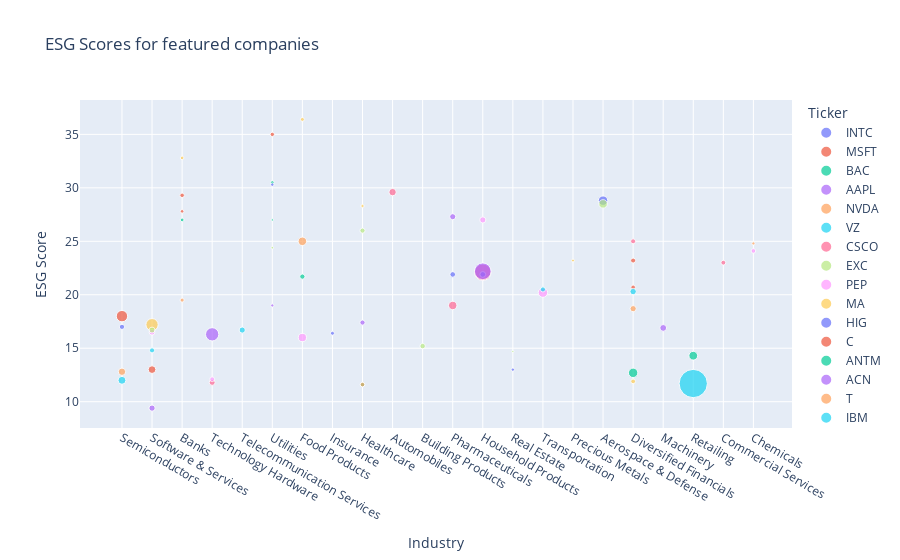

This figure's notebook cell:
### Code cell
fig = px.scatter(esg_info_df, x="peerGroup", y="totalScore", color="Ticker",
                 size='returnOnEquity', hover_data=['totalScore'],
                 title = 'ESG Scores for featured companies',
                  labels={ # replaces default labels by column name
                "peerGroup": "Industry",  "totalScore": "ESG Score"
            },)
fig.show()

### Figure 1 — Plotly figure (JSON) as saved in the notebook; plotly's stock layout.template omitted (floating-point values rounded to 4 significant figures)
{"data": [{"hovertemplate": "Ticker=INTC<br>Industry=%{x}<br>ESG Score=%{y}<br>returnOnEquity=%{marker.size}<extra></extra>", "legendgroup": "INTC", "marker": {"color": "#636efa", "size": [0.2252], "sizemode": "area", "sizeref": 0.01645, "symbol": "circle"}, "mode": "markers", "name": "INTC", "orientation": "v", "showlegend": true, "type": "scatter", "x": ["Semiconductors"], "xaxis": "x", "y": [17], "yaxis": "y"}, {"hovertemplate": "Ticker=MSFT<br>Industry=%{x}<br>ESG Score=%{y}<br>returnOnEquity=%{marker.size}<extra></extra>", "legendgroup": "MSFT", "marker": {"color": "#EF553B", "size": [0.4905], "sizemode": "area", "sizeref": 0.01645, "symbol": "circle"}, "mode": "markers", "name": "MSFT", "orientation": "v", "showlegend": true, "type": "scatter", "x": ["Software & Services"], "xaxis": "x", "y": [13], "yaxis": "y"}, {"hovertemplate": "Ticker=BAC<br>Industry=%{x}<br>ESG Score=%{y}<br>returnOnEquity=%{marker.size}<extra></extra>", "legendgroup": "BAC", "marker": {"color": "#00cc96", "size": [0.1178], "sizemode": "area", "sizeref": 0.01645, "symbol": "circle"}, "mode": "markers", "name": "BAC", "orientation": "v", "showlegend": true, "type": "scatter", "x": ["Banks"], "xaxis": "x", "y": [27], "yaxis": "y"}, {"hovertemplate": "Ticker=AAPL<br>Industry=%{x}<br>ESG Score=%{y}<br>returnOnEquity=%{marker.size}<extra></extra>", "legendgroup": "AAPL", "marker": {"color": "#ab63fa", "size": [1.456], "sizemode": "area", "sizeref": 0.01645, "symbol": "circle"}, "mode": "markers", "name": "AAPL", "orientation": "v", "showlegend": true, "type": "scatter", "x": ["Technology Hardware"], "xaxis": "x", "y": [16.3], "yaxis": "y"}, {"hovertemplate": "Ticker=NVDA<br>Industry=%{x}<br>ESG Score=%{y}<br>returnOnEquity=%{marker.size}<extra></extra>", "legendgroup": "NVDA", "marker": {"color": "#FFA15A", "size": [0.4483], "sizemode": "area", "sizeref": 0.01645, "symbol": "circle"}, "mode": "markers", "name": "NVDA", "orientation": "v", "showlegend": true, "type": "scatter", "x": ["Semiconductors"], "xaxis": "x", "y": [12.8], "yaxis": "y"}, {"hovertemplate": "Ticker=VZ<br>Industry=%{x}<br>ESG Score=%{y}<br>returnOnEquity=%{marker.size}<extra></extra>", "legendgroup": "VZ", "marker": {"color": "#19d3f3", "size": [0.3117], "sizemode": "area", "sizeref": 0.01645, "symbol": "circle"}, "mode": "markers", "name": "VZ", "orientation": "v", "showlegend": true, "type": "scatter", "x": ["Telecommunication Services"], "xaxis": "x", "y": [16.7], "yaxis": "y"}, {"hovertemplate": "Ticker=CSCO<br>Industry=%{x}<br>ESG Score=%{y}<br>returnOnEquity=%{marker.size}<extra></extra>", "legendgroup": "CSCO", "marker": {"color": "#FF6692", "size": [0.2819], "sizemode": "area", "sizeref": 0.01645, "symbol": "circle"}, "mode": "markers", "name": "CSCO", "orientation": "v", "showlegend": true, "type": "scatter", "x": ["Technology Hardware"], "xaxis": "x", "y": [11.8], "yaxis": "y"}, {"hovertemplate": "Ticker=EXC<br>Industry=%{x}<br>ESG Score=%{y}<br>returnOnEquity=%{marker.size}<extra></extra>", "legendgroup": "EXC", "marker": {"color": "#B6E880", "size": [0.05409], "sizemode": "area", "sizeref": 0.01645, "symbol": "circle"}, "mode": "markers", "name": "EXC", "orientation": "v", "showlegend": true, "type": "scatter", "x": ["Utilities"], "xaxis": "x", "y": [24.4], "yaxis": "y"}, {"hovertemplate": "Ticker=PEP<br>Industry=%{x}<br>ESG Score=%{y}<br>returnOnEquity=%{marker.size}<extra></extra>", "legendgroup": "PEP", "marker": {"color": "#FF97FF", "size": [0.5541], "sizemode": "area", "sizeref": 0.01645, "symbol": "circle"}, "mode": "markers", "name": "PEP", "orientation": "v", "showlegend": true, "type": "scatter", "x": ["Food Products"], "xaxis": "x", "y": [16], "yaxis": "y"}, {"hovertemplate": "Ticker=MA<br>Industry=%{x}<br>ESG Score=%{y}<br>returnOnEquity=%{marker.size}<extra></extra>", "legendgroup": "MA", "marker": {"color": "#FECB52", "size": [1.247], "sizemode": "area", "sizeref": 0.01645, "symbol": "circle"}, "mode": "markers", "name": "MA", "orientation": "v", "showlegend": true, "type": "scatter", "x": ["Software & Services"], "xaxis": "x", "y": [17.2], "yaxis": "y"}, {"hovertemplate": "Ticker=HIG<br>Industry=%{x}<br>ESG Score=%{y}<br>returnOnEquity=%{marker.size}<extra></extra>", "legendgroup": "HIG", "marker": {"color": "#636efa", "size": [0.13], "sizemode": "area", "sizeref": 0.01645, "symbol": "circle"}, "mode": "markers", "name": "HIG", "orientation": "v", "showlegend": true, "type": "scatter", "x": ["Insurance"], "xaxis": "x", "y": [16.4], "yaxis": "y"}, {"hovertemplate": "Ticker=C<br>Industry=%{x}<br>ESG Score=%{y}<br>returnOnEquity=%{marker.size}<extra></extra>", "legendgroup": "C", "marker": {"color": "#EF553B", "size": [0.1093], "sizemode": "area", "sizeref": 0.01645, "symbol": "circle"}, "mode": "markers", "name": "C", "orientation": "v", "showlegend": true, "type": "scatter", "x": ["Banks"], "xaxis": "x", "y": [27.8], "yaxis": "y"}, {"hovertemplate": "Ticker=ANTM<br>Industry=%{x}<br>ESG Score=%{y}<br>returnOnEquity=%{marker.size}<extra></extra>", "legendgroup": "ANTM", "marker": {"color": "#00cc96", "size": [0.1583], "sizemode": "area", "sizeref": 0.01645, "symbol": "circle"}, "mode": "markers", "name": "ANTM", "orientation": "v", "showlegend": true, "type": "scatter", "x": ["Healthcare"], "xaxis": "x", "y": [11.6], "yaxis": "y"}, {"hovertemplate": "Ticker=ACN<br>Industry=%{x}<br>ESG Score=%{y}<br>returnOnEquity=%{marker.size}<extra></extra>", "legendgroup": "ACN", "marker": {"color": "#ab63fa", "size": [0.3195], "sizemode": "area", "sizeref": 0.01645, "symbol": "circle"}, "mode": "markers", "name": "ACN", "orientation": "v", "showlegend": true, "type": "scatter", "x": ["Software & Services"], "xaxis": "x", "y": [9.4], "yaxis": "y"}, {"hovertemplate": "Ticker=T<br>Industry=%{x}<br>ESG Score=%{y}<br>returnOnEquity=%{marker.size}<extra></extra>", "legendgroup": "T", "marker": {"color": "#FFA15A", "size": [0.01368], "sizemode": "area", "sizeref": 0.01645, "symbol": "circle"}, "mode": "markers", "name": "T", "orientation": "v", "showlegend": true, "type": "scatter", "x": ["Telecommunication Services"], "xaxis": "x", "y": [22.2], "yaxis": "y"}, {"hovertemplate": "Ticker=IBM<br>Industry=%{x}<br>ESG Score=%{y}<br>returnOnEquity=%{marker.size}<extra></extra>", "legendgroup": "IBM", "marker": {"color": "#19d3f3", "size": [0.2141], "sizemode": "area", "sizeref": 0.01645, "symbol": "circle"}, "mode": "markers", "name": "IBM", "orientation": "v", "showlegend": true, "type": "scatter", "x": ["Software & Services"], "xaxis": "x", "y": [14.8], "yaxis": "y"}, {"hovertemplate": "Ticker=F<br>Industry=%{x}<br>ESG Score=%{y}<br>returnOnEquity=%{marker.size}<extra></extra>", "legendgroup": "F", "marker": {"color": "#FF6692", "size": [0.451], "sizemode": "area", "sizeref": 0.01645, "symbol": "circle"}, "mode": "markers", "name": "F", "orientation": "v", "showlegend": true, "type": "scatter", "x": ["Automobiles"], "xaxis": "x", "y": [29.6], "yaxis": "y"}, {"hovertemplate": "Ticker=OC<br>Industry=%{x}<br>ESG Score=%{y}<br>returnOnEquity=%{marker.size}<extra></extra>", "legendgroup": "OC", "marker": {"color": "#B6E880", "size": [0.2449], "sizemode": "area", "sizeref": 0.01645, "symbol": "circle"}, "mode": "markers", "name": "OC", "orientation": "v", "showlegend": true, "type": "scatter", "x": ["Building Products"], "xaxis": "x", "y": [15.2], "yaxis": "y"}, {"hovertemplate": "Ticker=INTU<br>Industry=%{x}<br>ESG Score=%{y}<br>returnOnEquity=%{marker.size}<extra></extra>", "legendgroup": "INTU", "marker": {"color": "#FF97FF", "size": [0.2793], "sizemode": "area", "sizeref": 0.01645, "symbol": "circle"}, "mode": "markers", "name": "INTU", "orientation": "v", "showlegend": true, "type": "scatter", "x": ["Software & Services"], "xaxis": "x", "y": [16.5], "yaxis": "y"}, {"hovertemplate": "Ticker=WFC<br>Industry=%{x}<br>ESG Score=%{y}<br>returnOnEquity=%{marker.size}<extra></extra>", "legendgroup": "WFC", "marker": {"color": "#FECB52", "size": [0.1075], "sizemode": "area", "sizeref": 0.01645, "symbol": "circle"}, "mode": "markers", "name": "WFC", "orientation": "v", "showlegend": true, "type": "scatter", "x": ["Banks"], "xaxis": "x", "y": [32.8], "yaxis": "y"}, {"hovertemplate": "Ticker=MRK<br>Industry=%{x}<br>ESG Score=%{y}<br>returnOnEquity=%{marker.size}<extra></extra>", "legendgroup": "MRK", "marker": {"color": "#636efa", "size": [0.2604], "sizemode": "area", "sizeref": 0.01645, "symbol": "circle"}, "mode": "markers", "name": "MRK", "orientation": "v", "showlegend": true, "type": "scatter", "x": ["Pharmaceuticals"], "xaxis": "x", "y": [21.9], "yaxis": "y"}, {"hovertemplate": "Ticker=JPM<br>Industry=%{x}<br>ESG Score=%{y}<br>returnOnEquity=%{marker.size}<extra></extra>", "legendgroup": "JPM", "marker": {"color": "#EF553B", "size": [0.1686], "sizemode": "area", "sizeref": 0.01645, "symbol": "circle"}, "mode": "markers", "name": "JPM", "orientation": "v", "showlegend": true, "type": "scatter", "x": ["Banks"], "xaxis": "x", "y": [29.3], "yaxis": "y"}, {"hovertemplate": "Ticker=AEP<br>Industry=%{x}<br>ESG Score=%{y}<br>returnOnEquity=%{marker.size}<extra></extra>", "legendgroup": "AEP", "marker": {"color": "#00cc96", "size": [0.1105], "sizemode": "area", "sizeref": 0.01645, "symbol": "circle"}, "mode": "markers", "name": "AEP", "orientation": "v", "showlegend": true, "type": "scatter", "x": ["Utilities"], "xaxis": "x", "y": [30.5], "yaxis": "y"}, {"hovertemplate": "Ticker=UNH<br>Industry=%{x}<br>ESG Score=%{y}<br>returnOnEquity=%{marker.size}<extra></extra>", "legendgroup": "UNH", "marker": {"color": "#ab63fa", "size": [0.2198], "sizemode": "area", "sizeref": 0.01645, "symbol": "circle"}, "mode": "markers", "name": "UNH", "orientation": "v", "showlegend": true, "type": "scatter", "x": ["Healthcare"], "xaxis": "x", "y": [17.4], "yaxis": "y"}, {"hovertemplate": "Ticker=CI<br>Industry=%{x}<br>ESG Score=%{y}<br>returnOnEquity=%{marker.size}<extra></extra>", "legendgroup": "CI", "marker": {"color": "#FFA15A", "size": [0.1763], "sizemode": "area", "sizeref": 0.01645, "symbol": "circle"}, "mode": "markers", "name": "CI", "orientation": "v", "showlegend": true, "type": "scatter", "x": ["Healthcare"], "xaxis": "x", "y": [11.6], "yaxis": "y"}, {"hovertemplate": "Ticker=AMAT<br>Industry=%{x}<br>ESG Score=%{y}<br>returnOnEquity=%{marker.size}<extra></extra>", "legendgroup": "AMAT", "marker": {"color": "#19d3f3", "size": [0.5159], "sizemode": "area", "sizeref": 0.01645, "symbol": "circle"}, "mode": "markers", "name": "AMAT", "orientation": "v", "showlegend": true, "type": "scatter", "x": ["Semiconductors"], "xaxis": "x", "y": [12], "yaxis": "y"}, {"hovertemplate": "Ticker=CL<br>Industry=%{x}<br>ESG Score=%{y}<br>returnOnEquity=%{marker.size}<extra></extra>", "legendgroup": "CL", "marker": {"color": "#FF6692", "size": [2.257], "sizemode": "area", "sizeref": 0.01645, "symbol": "circle"}, "mode": "markers", "name": "CL", "orientation": "v", "showlegend": true, "type": "scatter", "x": ["Household Products"], "xaxis": "x", "y": [22.1], "yaxis": "y"}, {"hovertemplate": "Ticker=EQIX<br>Industry=%{x}<br>ESG Score=%{y}<br>returnOnEquity=%{marker.size}<extra></extra>", "legendgroup": "EQIX", "marker": {"color": "#B6E880", "size": [0.04048], "sizemode": "area", "sizeref": 0.01645, "symbol": "circle"}, "mode": "markers", "name": "EQIX", "orientation": "v", "showlegend": true, "type": "scatter", "x": ["Real Estate"], "xaxis": "x", "y": [14.7], "yaxis": "y"}, {"hovertemplate": "Ticker=UPS<br>Industry=%{x}<br>ESG Score=%{y}<br>returnOnEquity=%{marker.size}<extra></extra>", "legendgroup": "UPS", "marker": {"color": "#FF97FF", "size": [0.7303], "sizemode": "area", "sizeref": 0.01645, "symbol": "circle"}, "mode": "markers", "name": "UPS", "orientation": "v", "showlegend": true, "type": "scatter", "x": ["Transportation"], "xaxis": "x", "y": [20.2], "yaxis": "y"}, {"hovertemplate": "Ticker=NEM<br>Industry=%{x}<br>ESG Score=%{y}<br>returnOnEquity=%{marker.size}<extra></extra>", "legendgroup": "NEM", "marker": {"color": "#FECB52", "size": [0.07253], "sizemode": "area", "sizeref": 0.01645, "symbol": "circle"}, "mode": "markers", "name": "NEM", "orientation": "v", "showlegend": true, "type": "scatter", "x": ["Precious Metals"], "xaxis": "x", "y": [23.2], "yaxis": "y"}, {"hovertemplate": "Ticker=LMT<br>Industry=%{x}<br>ESG Score=%{y}<br>returnOnEquity=%{marker.size}<extra></extra>", "legendgroup": "LMT", "marker": {"color": "#636efa", "size": [0.7431], "sizemode": "area", "sizeref": 0.01645, "symbol": "circle"}, "mode": "markers", "name": "LMT", "orientation": "v", "showlegend": true, "type": "scatter", "x": ["Aerospace & Defense"], "xaxis": "x", "y": [28.8], "yaxis": "y"}, {"hovertemplate": "Ticker=BLK<br>Industry=%{x}<br>ESG Score=%{y}<br>returnOnEquity=%{marker.size}<extra></extra>", "legendgroup": "BLK", "marker": {"color": "#EF553B", "size": [0.1697], "sizemode": "area", "sizeref": 0.01645, "symbol": "circle"}, "mode": "markers", "name": "BLK", "orientation": "v", "showlegend": true, "type": "scatter", "x": ["Diversified Financials"], "xaxis": "x", "y": [20.7], "yaxis": "y"}, {"hovertemplate": "Ticker=EIX<br>Industry=%{x}<br>ESG Score=%{y}<br>returnOnEquity=%{marker.size}<extra></extra>", "legendgroup": "EIX", "marker": {"color": "#00cc96", "size": [0.04705], "sizemode": "area", "sizeref": 0.01645, "symbol": "circle"}, "mode": "markers", "name": "EIX", "orientation": "v", "showlegend": true, "type": "scatter", "x": ["Utilities"], "xaxis": "x", "y": [27], "yaxis": "y"}, {"hovertemplate": "Ticker=JNJ<br>Industry=%{x}<br>ESG Score=%{y}<br>returnOnEquity=%{marker.size}<extra></extra>", "legendgroup": "JNJ", "marker": {"color": "#ab63fa", "size": [0.3041], "sizemode": "area", "sizeref": 0.01645, "symbol": "circle"}, "mode": "markers", "name": "JNJ", "orientation": "v", "showlegend": true, "type": "scatter", "x": ["Pharmaceuticals"], "xaxis": "x", "y": [27.3], "yaxis": "y"}, {"hovertemplate": "Ticker=SYF<br>Industry=%{x}<br>ESG Score=%{y}<br>returnOnEquity=%{marker.size}<extra></extra>", "legendgroup": "SYF", "marker": {"color": "#FFA15A", "size": [0.3203], "sizemode": "area", "sizeref": 0.01645, "symbol": "circle"}, "mode": "markers", "name": "SYF", "orientation": "v", "showlegend": true, "type": "scatter", "x": ["Diversified Financials"], "xaxis": "x", "y": [18.7], "yaxis": "y"}, {"hovertemplate": "Ticker=FDX<br>Industry=%{x}<br>ESG Score=%{y}<br>returnOnEquity=%{marker.size}<extra></extra>", "legendgroup": "FDX", "marker": {"color": "#19d3f3", "size": [0.2138], "sizemode": "area", "sizeref": 0.01645, "symbol": "circle"}, "mode": "markers", "name": "FDX", "orientation": "v", "showlegend": true, "type": "scatter", "x": ["Transportation"], "xaxis": "x", "y": [20.5], "yaxis": "y"}, {"hovertemplate": "Ticker=GS<br>Industry=%{x}<br>ESG Score=%{y}<br>returnOnEquity=%{marker.size}<extra></extra>", "legendgroup": "GS", "marker": {"color": "#FF6692", "size": [0.2077], "sizemode": "area", "sizeref": 0.01645, "symbol": "circle"}, "mode": "markers", "name": "GS", "orientation": "v", "showlegend": true, "type": "scatter", "x": ["Diversified Financials"], "xaxis": "x", "y": [25], "yaxis": "y"}, {"hovertemplate": "Ticker=NOC<br>Industry=%{x}<br>ESG Score=%{y}<br>returnOnEquity=%{marker.size}<extra></extra>", "legendgroup": "NOC", "marker": {"color": "#B6E880", "size": [0.596], "sizemode": "area", "sizeref": 0.01645, "symbol": "circle"}, "mode": "markers", "name": "NOC", "orientation": "v", "showlegend": true, "type": "scatter", "x": ["Aerospace & Defense"], "xaxis": "x", "y": [28.5], "yaxis": "y"}, {"hovertemplate": "Ticker=PG<br>Industry=%{x}<br>ESG Score=%{y}<br>returnOnEquity=%{marker.size}<extra></extra>", "legendgroup": "PG", "marker": {"color": "#FF97FF", "size": [0.3109], "sizemode": "area", "sizeref": 0.01645, "symbol": "circle"}, "mode": "markers", "name": "PG", "orientation": "v", "showlegend": true, "type": "scatter", "x": ["Household Products"], "xaxis": "x", "y": [27], "yaxis": "y"}, {"hovertemplate": "Ticker=ADM<br>Industry=%{x}<br>ESG Score=%{y}<br>returnOnEquity=%{marker.size}<extra></extra>", "legendgroup": "ADM", "marker": {"color": "#FECB52", "size": [0.1264], "sizemode": "area", "sizeref": 0.01645, "symbol": "circle"}, "mode": "markers", "name": "ADM", "orientation": "v", "showlegend": true, "type": "scatter", "x": ["Food Products"], "xaxis": "x", "y": [36.4], "yaxis": "y"}, {"hovertemplate": "Ticker=ETR<br>Industry=%{x}<br>ESG Score=%{y}<br>returnOnEquity=%{marker.size}<extra></extra>", "legendgroup": "ETR", "marker": {"color": "#636efa", "size": [0.09682], "sizemode": "area", "sizeref": 0.01645, "symbol": "circle"}, "mode": "markers", "name": "ETR", "orientation": "v", "showlegend": true, "type": "scatter", "x": ["Utilities"], "xaxis": "x", "y": [30.3], "yaxis": "y"}, {"hovertemplate": "Ticker=QCOM<br>Industry=%{x}<br>ESG Score=%{y}<br>returnOnEquity=%{marker.size}<extra></extra>", "legendgroup": "QCOM", "marker": {"color": "#EF553B", "size": [1.067], "sizemode": "area", "sizeref": 0.01645, "symbol": "circle"}, "mode": "markers", "name": "QCOM", "orientation": "v", "showlegend": true, "type": "scatter", "x": ["Semiconductors"], "xaxis": "x", "y": [18], "yaxis": "y"}, {"hovertemplate": "Ticker=GIS<br>Industry=%{x}<br>ESG Score=%{y}<br>returnOnEquity=%{marker.size}<extra></extra>", "legendgroup": "GIS", "marker": {"color": "#00cc96", "size": [0.2272], "sizemode": "area", "sizeref": 0.01645, "symbol": "circle"}, "mode": "markers", "name": "GIS", "orientation": "v", "showlegend": true, "type": "scatter", "x": ["Food Products"], "xaxis": "x", "y": [21.7], "yaxis": "y"}, {"hovertemplate": "Ticker=DE<br>Industry=%{x}<br>ESG Score=%{y}<br>returnOnEquity=%{marker.size}<extra></extra>", "legendgroup": "DE", "marker": {"color": "#ab63fa", "size": [0.3802], "sizemode": "area", "sizeref": 0.01645, "symbol": "circle"}, "mode": "markers", "name": "DE", "orientation": "v", "showlegend": true, "type": "scatter", "x": ["Machinery"], "xaxis": "x", "y": [16.9], "yaxis": "y"}, {"hovertemplate": "Ticker=RF<br>Industry=%{x}<br>ESG Score=%{y}<br>returnOnEquity=%{marker.size}<extra></extra>", "legendgroup": "RF", "marker": {"color": "#FFA15A", "size": [0.1384], "sizemode": "area", "sizeref": 0.01645, "symbol": "circle"}, "mode": "markers", "name": "RF", "orientation": "v", "showlegend": true, "type": "scatter", "x": ["Banks"], "xaxis": "x", "y": [19.5], "yaxis": "y"}, {"hovertemplate": "Ticker=LOW<br>Industry=%{x}<br>ESG Score=%{y}<br>returnOnEquity=%{marker.size}<extra></extra>", "legendgroup": "LOW", "marker": {"color": "#19d3f3", "size": [6.578], "sizemode": "area", "sizeref": 0.01645, "symbol": "circle"}, "mode": "markers", "name": "LOW", "orientation": "v", "showlegend": true, "type": "scatter", "x": ["Retailing"], "xaxis": "x", "y": [11.7], "yaxis": "y"}, {"hovertemplate": "Ticker=AMGN<br>Industry=%{x}<br>ESG Score=%{y}<br>returnOnEquity=%{marker.size}<extra></extra>", "legendgroup": "AMGN", "marker": {"color": "#FF6692", "size": [0.585], "sizemode": "area", "sizeref": 0.01645, "symbol": "circle"}, "mode": "markers", "name": "AMGN", "orientation": "v", "showlegend": true, "type": "scatter", "x": ["Pharmaceuticals"], "xaxis": "x", "y": [19], "yaxis": "y"}, {"hovertemplate": "Ticker=ABT<br>Industry=%{x}<br>ESG Score=%{y}<br>returnOnEquity=%{marker.size}<extra></extra>", "legendgroup": "ABT", "marker": {"color": "#B6E880", "size": [0.2186], "sizemode": "area", "sizeref": 0.01645, "symbol": "circle"}, "mode": "markers", "name": "ABT", "orientation": "v", "showlegend": true, "type": "scatter", "x": ["Healthcare"], "xaxis": "x", "y": [26], "yaxis": "y"}, {"hovertemplate": "Ticker=HPE<br>Industry=%{x}<br>ESG Score=%{y}<br>returnOnEquity=%{marker.size}<extra></extra>", "legendgroup": "HPE", "marker": {"color": "#FF97FF", "size": [0.1898], "sizemode": "area", "sizeref": 0.01645, "symbol": "circle"}, "mode": "markers", "name": "HPE", "orientation": "v", "showlegend": true, "type": "scatter", "x": ["Technology Hardware"], "xaxis": "x", "y": [12.1], "yaxis": "y"}, {"hovertemplate": "Ticker=BDX<br>Industry=%{x}<br>ESG Score=%{y}<br>returnOnEquity=%{marker.size}<extra></extra>", "legendgroup": "BDX", "marker": {"color": "#FECB52", "size": [0.08819], "sizemode": "area", "sizeref": 0.01645, "symbol": "circle"}, "mode": "markers", "name": "BDX", "orientation": "v", "showlegend": true, "type": "scatter", "x": ["Healthcare"], "xaxis": "x", "y": [28.3], "yaxis": "y"}, {"hovertemplate": "Ticker=CLX<br>Industry=%{x}<br>ESG Score=%{y}<br>returnOnEquity=%{marker.size}<extra></extra>", "legendgroup": "CLX", "marker": {"color": "#636efa", "size": [0.2737], "sizemode": "area", "sizeref": 0.01645, "symbol": "circle"}, "mode": "markers", "name": "CLX", "orientation": "v", "showlegend": true, "type": "scatter", "x": ["Household Products"], "xaxis": "x", "y": [21.9], "yaxis": "y"}, {"hovertemplate": "Ticker=AES<br>Industry=%{x}<br>ESG Score=%{y}<br>returnOnEquity=%{marker.size}<extra></extra>", "legendgroup": "AES", "marker": {"color": "#EF553B", "size": [0.1559], "sizemode": "area", "sizeref": 0.01645, "symbol": "circle"}, "mode": "markers", "name": "AES", "orientation": "v", "showlegend": true, "type": "scatter", "x": ["Utilities"], "xaxis": "x", "y": [35], "yaxis": "y"}, {"hovertemplate": "Ticker=SPGI<br>Industry=%{x}<br>ESG Score=%{y}<br>returnOnEquity=%{marker.size}<extra></extra>", "legendgroup": "SPGI", "marker": {"color": "#00cc96", "size": [0.7342], "sizemode": "area", "sizeref": 0.01645, "symbol": "circle"}, "mode": "markers", "name": "SPGI", "orientation": "v", "showlegend": true, "type": "scatter", "x": ["Diversified Financials"], "xaxis": "x", "y": [12.7], "yaxis": "y"}, {"hovertemplate": "Ticker=ES<br>Industry=%{x}<br>ESG Score=%{y}<br>returnOnEquity=%{marker.size}<extra></extra>", "legendgroup": "ES", "marker": {"color": "#ab63fa", "size": [0.08315], "sizemode": "area", "sizeref": 0.01645, "symbol": "circle"}, "mode": "markers", "name": "ES", "orientation": "v", "showlegend": true, "type": "scatter", "x": ["Utilities"], "xaxis": "x", "y": [19], "yaxis": "y"}, {"hovertemplate": "Ticker=HSY<br>Industry=%{x}<br>ESG Score=%{y}<br>returnOnEquity=%{marker.size}<extra></extra>", "legendgroup": "HSY", "marker": {"color": "#FFA15A", "size": [0.5937], "sizemode": "area", "sizeref": 0.01645, "symbol": "circle"}, "mode": "markers", "name": "HSY", "orientation": "v", "showlegend": true, "type": "scatter", "x": ["Food Products"], "xaxis": "x", "y": [25], "yaxis": "y"}, {"hovertemplate": "Ticker=AXP<br>Industry=%{x}<br>ESG Score=%{y}<br>returnOnEquity=%{marker.size}<extra></extra>", "legendgroup": "AXP", "marker": {"color": "#19d3f3", "size": [0.3361], "sizemode": "area", "sizeref": 0.01645, "symbol": "circle"}, "mode": "markers", "name": "AXP", "orientation": "v", "showlegend": true, "type": "scatter", "x": ["Diversified Financials"], "xaxis": "x", "y": [20.3], "yaxis": "y"}, {"hovertemplate": "Ticker=NLSN<br>Industry=%{x}<br>ESG Score=%{y}<br>returnOnEquity=%{marker.size}<extra></extra>", "legendgroup": "NLSN", "marker": {"color": "#FF6692", "size": [0.1948], "sizemode": "area", "sizeref": 0.01645, "symbol": "circle"}, "mode": "markers", "name": "NLSN", "orientation": "v", "showlegend": true, "type": "scatter", "x": ["Commercial Services"], "xaxis": "x", "y": [23], "yaxis": "y"}, {"hovertemplate": "Ticker=EBAY<br>Industry=%{x}<br>ESG Score=%{y}<br>returnOnEquity=%{marker.size}<extra></extra>", "legendgroup": "EBAY", "marker": {"color": "#B6E880", "size": [0.2845], "sizemode": "area", "sizeref": 0.01645, "symbol": "circle"}, "mode": "markers", "name": "EBAY", "orientation": "v", "showlegend": true, "type": "scatter", "x": ["Software & Services"], "xaxis": "x", "y": [16.7], "yaxis": "y"}, {"hovertemplate": "Ticker=ECL<br>Industry=%{x}<br>ESG Score=%{y}<br>returnOnEquity=%{marker.size}<extra></extra>", "legendgroup": "ECL", "marker": {"color": "#FF97FF", "size": [0.1758], "sizemode": "area", "sizeref": 0.01645, "symbol": "circle"}, "mode": "markers", "name": "ECL", "orientation": "v", "showlegend": true, "type": "scatter", "x": ["Chemicals"], "xaxis": "x", "y": [24.1], "yaxis": "y"}, {"hovertemplate": "Ticker=NDAQ<br>Industry=%{x}<br>ESG Score=%{y}<br>returnOnEquity=%{marker.size}<extra></extra>", "legendgroup": "NDAQ", "marker": {"color": "#FECB52", "size": [0.1864], "sizemode": "area", "sizeref": 0.01645, "symbol": "circle"}, "mode": "markers", "name": "NDAQ", "orientation": "v", "showlegend": true, "type": "scatter", "x": ["Diversified Financials"], "xaxis": "x", "y": [11.9], "yaxis": "y"}, {"hovertemplate": "Ticker=DLR<br>Industry=%{x}<br>ESG Score=%{y}<br>returnOnEquity=%{marker.size}<extra></extra>", "legendgroup": "DLR", "marker": {"color": "#636efa", "size": [0.09442], "sizemode": "area", "sizeref": 0.01645, "symbol": "circle"}, "mode": "markers", "name": "DLR", "orientation": "v", "showlegend": true, "type": "scatter", "x": ["Real Estate"], "xaxis": "x", "y": [13], "yaxis": "y"}, {"hovertemplate": "Ticker=COF<br>Industry=%{x}<br>ESG Score=%{y}<br>returnOnEquity=%{marker.size}<extra></extra>", "legendgroup": "COF", "marker": {"color": "#EF553B", "size": [0.2056], "sizemode": "area", "sizeref": 0.01645, "symbol": "circle"}, "mode": "markers", "name": "COF", "orientation": "v", "showlegend": true, "type": "scatter", "x": ["Diversified Financials"], "xaxis": "x", "y": [23.2], "yaxis": "y"}, {"hovertemplate": "Ticker=BBY<br>Industry=%{x}<br>ESG Score=%{y}<br>returnOnEquity=%{marker.size}<extra></extra>", "legendgroup": "BBY", "marker": {"color": "#00cc96", "size": [0.6322], "sizemode": "area", "sizeref": 0.01645, "symbol": "circle"}, "mode": "markers", "name": "BBY", "orientation": "v", "showlegend": true, "type": "scatter", "x": ["Retailing"], "xaxis": "x", "y": [14.3], "yaxis": "y"}, {"hovertemplate": "Ticker=KMB<br>Industry=%{x}<br>ESG Score=%{y}<br>returnOnEquity=%{marker.size}<extra></extra>", "legendgroup": "KMB", "marker": {"color": "#ab63fa", "size": [2.296], "sizemode": "area", "sizeref": 0.01645, "symbol": "circle"}, "mode": "markers", "name": "KMB", "orientation": "v", "showlegend": true, "type": "scatter", "x": ["Household Products"], "xaxis": "x", "y": [22.2], "yaxis": "y"}, {"hovertemplate": "Ticker=EMN<br>Industry=%{x}<br>ESG Score=%{y}<br>returnOnEquity=%{marker.size}<extra></extra>", "legendgroup": "EMN", "marker": {"color": "#FFA15A", "size": [0.08428], "sizemode": "area", "sizeref": 0.01645, "symbol": "circle"}, "mode": "markers", "name": "EMN", "orientation": "v", "showlegend": true, "type": "scatter", "x": ["Chemicals"], "xaxis": "x", "y": [24.8], "yaxis": "y"}], "layout": {"legend": {"itemsizing": "constant", "title": {"text": "Ticker"}, "tracegroupgap": 0}, "title": {"text": "ESG Scores for featured companies"}, "xaxis": {"anchor": "y", "domain": [0, 1], "title": {"text": "Industry"}}, "yaxis": {"anchor": "x", "domain": [0, 1], "title": {"text": "ESG Score"}}}}
